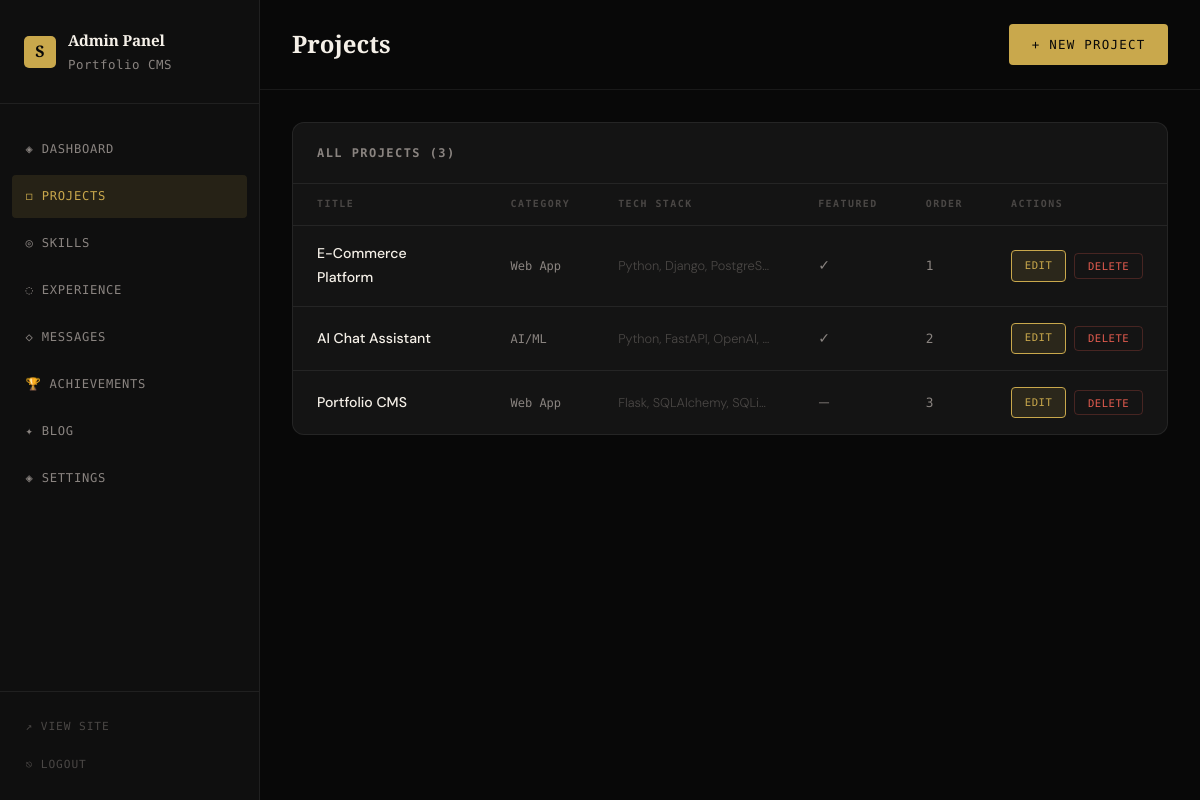
/admin/projects (signed in), run on the app's committed database.
### models.py (models this page shows, shortened)
class Project(db.Model):
    id = db.Column(db.Integer, primary_key=True)
    title = db.Column(db.String(200), nullable=False)
    description = db.Column(db.Text, nullable=False)
    tech_stack = db.Column(db.String(500))  # comma-separated
    github_url = db.Column(db.String(500))
    live_url = db.Column(db.String(500))
    image_url = db.Column(db.String(500))
    category = db.Column(db.String(100))
    featured = db.Column(db.Boolean, default=False)
    order = db.Column(db.Integer, default=0)
    created_at = db.Column(db.DateTime, default=datetime.utcnow)

### app.py (the view)
@app.route('/admin/projects')
@login_required
def admin_projects():
    projects = Project.query.order_by(Project.order, Project.created_at.desc()).all()
    return render_template('admin/projects.html', projects=projects)

### app.py (called while the page is built)
def login_required(f):
    @wraps(f)
    def decorated(*args, **kwargs):
        if not session.get('admin_logged_in'):
            return redirect(url_for('admin_login'))
        return f(*args, **kwargs)
    return decorated

### templates/admin/projects.html (shortened to what this page needs)
{% extends "admin/base_admin.html" %}
{% block page_title %}Projects{% endblock %}
{% block header_actions %}
  <a href="{{ url_for('admin_project_new') }}" class="btn-primary" style="font-size:0.78rem;padding:0.6rem 1.4rem;">+ New Project</a>
{% endblock %}
{% block content %}
<div class="admin-card">
  <div class="admin-card-header">
    <h2>All Projects ({{ projects|length }})</h2>
  </div>
  {% if projects %}
  <table class="admin-table">
    <thead>
      <tr>
        <th>Title</th>
        <th>Category</th>
        <th>Tech Stack</th>
        <th>Featured</th>
        <th>Order</th>
        <th>Actions</th>
      </tr>
    </thead>
    <tbody>
      {% for p in projects %}
      <tr>
        <td><strong>{{ p.title }}</strong></td>
        <td><span style="font-family:var(--font-mono);font-size:0.75rem;">{{ p.category or '—' }}</span></td>
        <td style="max-width:200px;overflow:hidden;text-overflow:ellipsis;white-space:nowrap;font-size:0.8rem;color:var(--text-dim);">{{ p.tech_stack or '—' }}</td>
        <td>{% if p.featured %}✓{% else %}—{% endif %}</td>
        <td style="font-family:var(--font-mono);font-size:0.8rem;">{{ p.order }}</td>
        <td>
          <div class="action-btns">
            <a href="{{ url_for('admin_project_edit', pid=p.id) }}" class="btn-sm primary">Edit</a>
            <form method="POST" action="{{ url_for('admin_project_delete', pid=p.id) }}" class="inline-form" onsubmit="return confirm('Delete this project?');">
              <button type="submit" class="btn-sm danger">Delete</button>
            </form>
          </div>
        </td>
      </tr>
      {% endfor %}
    </tbody>
  </table>
  {% else %}
  <div style="padding:3rem;text-align:center;color:var(--text-dim);font-family:var(--font-mono);font-size:0.82rem;">
    No projects yet. <a href="{{ url_for('admin_project_new') }}" style="color:var(--accent);">Add your first project →</a>
  </div>
  {% endif %}
</div>
{% endblock %}

### static/css/style.css (style rules this page uses)
:root { --bg: #080808; --bg-2: #0f0f0f; --bg-3: #181818; --surface: #141414; --border: rgba(255,255,255,0.07); --border-hover: rgba(255,255,255,0.15); --text: #f5f0e8; --text-muted: #8a8480; --text-dim: #4a4745; --accent: #c9a84c; --accent-light: #e8c97a; --accent-dim: rgba(201,168,76,0.12); --red: #e05a4e; --radius: 12px; --radius-sm: 4px; --font-display: 'Playfair Display', Georgia, serif; --font-body: 'DM Sans', sans-serif; --font-mono: 'DM Mono', monospace; --transition: 0.35s cubic-bezier(0.25, 0.46, 0.45, 0.94); --max-width: 1200px; }
*, *::before, *::after { box-sizing: border-box; margin: 0; padding: 0; }
html { scroll-behavior: smooth; font-size: 16px; }
body { background: var(--bg); color: var(--text); font-family: var(--font-body); line-height: 1.7; font-weight: 300; overflow-x: hidden; }
a { color: inherit; text-decoration: none; }
.btn-primary { display: inline-flex; align-items: center; gap: 0.5rem; background: var(--accent); color: var(--bg); font-family: var(--font-mono); font-size: 0.78rem; font-weight: 500; letter-spacing: 0.1em; text-transform: uppercase; padding: 0.85rem 1.8rem; border-radius: var(--radius-sm); border: none; cursor: pointer; transition: all var(--transition); }
.admin-card { background: var(--surface); border: 1px solid var(--border); border-radius: var(--radius); overflow: hidden; margin-bottom: 1.5rem; }
.admin-card-header { padding: 1.25rem 1.5rem; border-bottom: 1px solid var(--border); display: flex; align-items: center; justify-content: space-between; }
.admin-card-header h2 { font-family: var(--font-mono); font-size: 0.75rem; letter-spacing: 0.12em; text-transform: uppercase; color: var(--text-muted); }
.admin-table { width: 100%; border-collapse: collapse; }
.admin-table th { font-family: var(--font-mono); font-size: 0.62rem; letter-spacing: 0.15em; text-transform: uppercase; color: var(--text-dim); padding: 0.75rem 1.5rem; text-align: left; border-bottom: 1px solid var(--border); }
.admin-table td { padding: 1rem 1.5rem; border-bottom: 1px solid var(--border); font-size: 0.88rem; color: var(--text-muted); vertical-align: middle; }
.admin-table tr:last-child td { border-bottom: none; }
.admin-table td strong { color: var(--text); font-weight: 500; }
.action-btns { display: flex; gap: 0.5rem; align-items: center; }
.btn-sm { font-family: var(--font-mono); font-size: 0.66rem; letter-spacing: 0.05em; text-transform: uppercase; padding: 0.35rem 0.8rem; border-radius: var(--radius-sm); border: 1px solid var(--border); background: none; color: var(--text-muted); cursor: pointer; transition: all var(--transition); text-decoration: none; display: inline-flex; align-items: center; }
.btn-sm.danger { border-color: rgba(224,90,78,0.25); color: var(--red); }
.btn-sm.primary { border-color: var(--accent); color: var(--accent); background: var(--accent-dim); }
.inline-form { display: inline; }

### data on the page
Project: title "E-Commerce Platform", category "Web App", tech_stack "Python, Django, PostgreS…", order "1"
Project: title "AI Chat Assistant", category "AI/ML", tech_stack "Python, FastAPI, OpenAI,…", order "2"
Project: title "Portfolio CMS", category "Web App", tech_stack "Flask, SQLAlchemy, SQLi…", order "3"

### other printed values
{{ projects|length }} "3"
